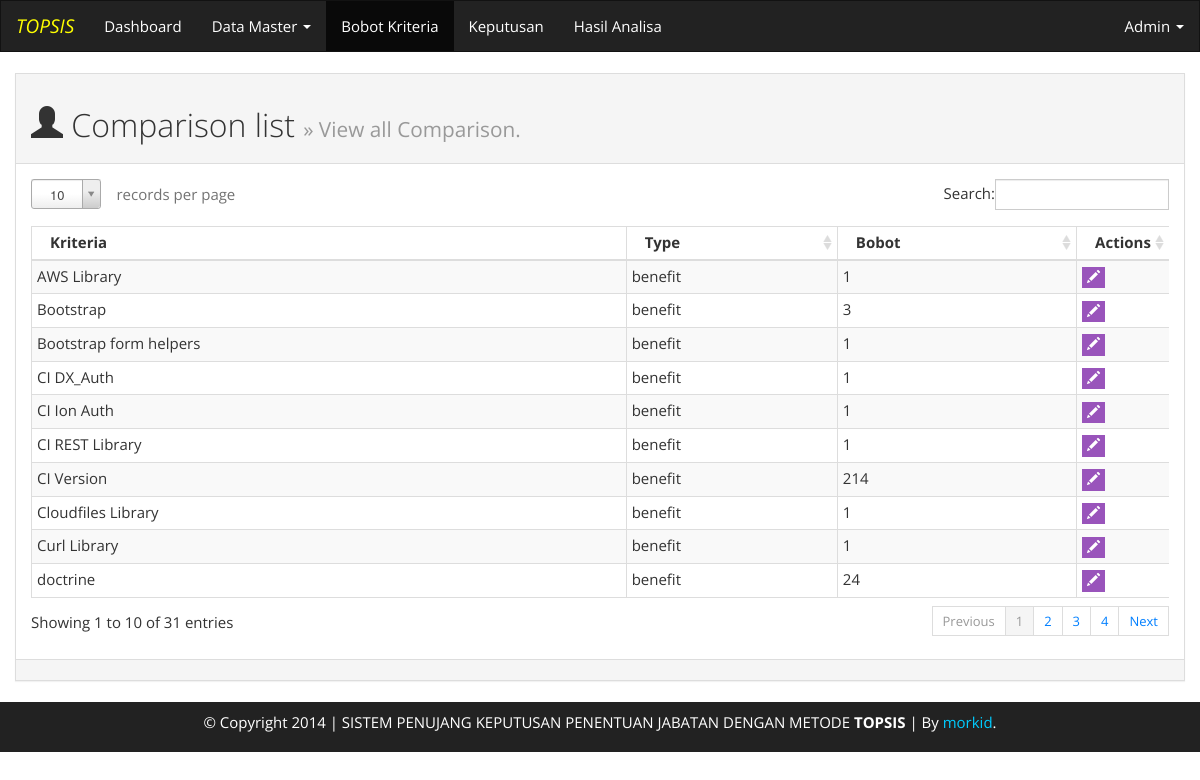
Screenshot of /?page=bobot_criteria (signed in) with the database file from the repository.
### tables this page shows
CREATE TABLE `s_criteria` (
  `criteria_id` int(20) NOT NULL AUTO_INCREMENT,
  `criteria_name` varchar(100) DEFAULT NULL,
  `criteria_description` text,
  `criteria_type` enum('benefit','cost') DEFAULT 'benefit',
  `criteria_weight` float DEFAULT '0',
  `problem_id` int(20) DEFAULT NULL,
  PRIMARY KEY (`criteria_id`)
);

### includes/engine/query.php (called while the page is built, shortened)
<?php
class query
{
	function r($query)
	{
		$Q = mysql_query($query)or die($query.mysql_error());
		$fields = array();
		while($o = mysql_fetch_object($Q))
		{
			$fields[] = $o;
		}
		return $fields;
	}
}
$db = new query();

### index.php (called while the page is built, shortened)
<?php
require BASEPATH . 'includes/templates/template_master.php';

### includes/engine/get_comparison.php (the view)
<?php
$sql = "SELECT * FROM s_criteria WHERE problem_id = ".APP_ID;
foreach($db->r($sql) as $o)
{
	echo '
	<tr>
		<td>'.$o->criteria_name.'</td>
		<td>'.$o->criteria_type.'</td>
		<td>'.$o->criteria_weight.'</td>
		<td width="10">
			<a href="#modal" data-toggle="modal" data-url="?page=view_comparison&ajax=1&criteria_id='.$o->criteria_id.'" class="btn btn-info btn-xs" title="Update Bobot" data-title="Update bobot criteria" data-button="true">
				<span class="glyphicon glyphicon-pencil"></span>
			</a>
		</td>
	</tr>';
}

### assets/css/style.css (style rules this page uses)
body { max-width:100%; overflow-x:hidden; }
.table-responsive th , .table-responsive td { white-space: nowrap; }

### rows the page displays
s_criteria: criteria_name "CI Version", criteria_type "benefit", criteria_weight "214"
s_criteria: criteria_name "doctrine", criteria_type "benefit", criteria_weight "24"
s_criteria: criteria_name "CI Ion Auth", criteria_type "benefit", criteria_weight "1"
s_criteria: criteria_name "CI DX_Auth", criteria_type "benefit", criteria_weight "1"
s_criteria: criteria_name "CI REST Library", criteria_type "benefit", criteria_weight "1"
s_criteria: criteria_name "Curl Library", criteria_type "benefit", criteria_weight "1"
s_criteria: criteria_name "AWS Library", criteria_type "benefit", criteria_weight "1"
s_criteria: criteria_name "Cloudfiles Library", criteria_type "benefit", criteria_weight "1"
s_criteria: criteria_name "Bootstrap", criteria_type "benefit", criteria_weight "3"
s_criteria: criteria_name "Bootstrap form helpers", criteria_type "benefit", criteria_weight "1"

### other values shown
APP_NAME "PENENTUAN JABATAN"
